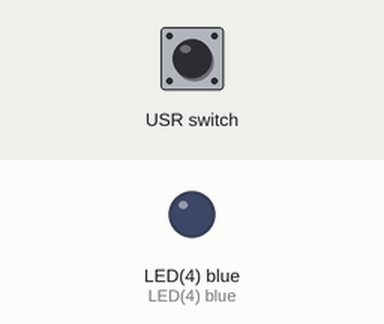
A program run on a simulated pyboard running MicroPython. On the bench: output pins drawn as LEDs (lit = HIGH). The inputs (shaded band) are chosen by the test bench.

Above: at 1.2 s.
1.3 s: USR switch pressed for 0.15 s
At 1.37 s:
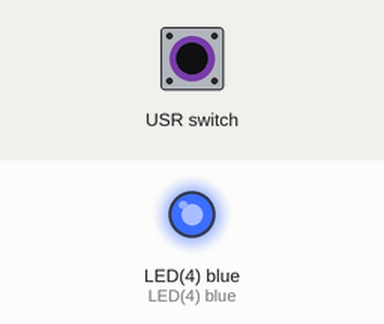
2.9 s: USR switch pressed for 3.2 s
At 7.4 s:
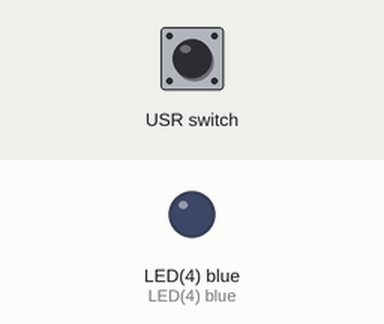
Timing chart, 0 to 8.9 s (numbered marks = the images above; inputs shaded):
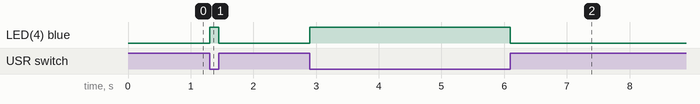

Measured:
- after the input at 1.3 s, LED(4) blue: LOW → HIGH at once, → LOW 0.15 s later
- after the input at 2.9 s, LED(4) blue: LOW → HIGH at once, → LOW 3.2 s later

The program:

switch.py
```python
import pyb

# USR button is controlled using a Switch object
# This is the one closer to the center of the pyboard
sw = pyb.Switch()
led = pyb.LED(4) # 4 is the blue LED

# LED is on only when the USR button is pressed down
while True:
	if sw() == True:
		led.on()
	else:
		led.off()
```
